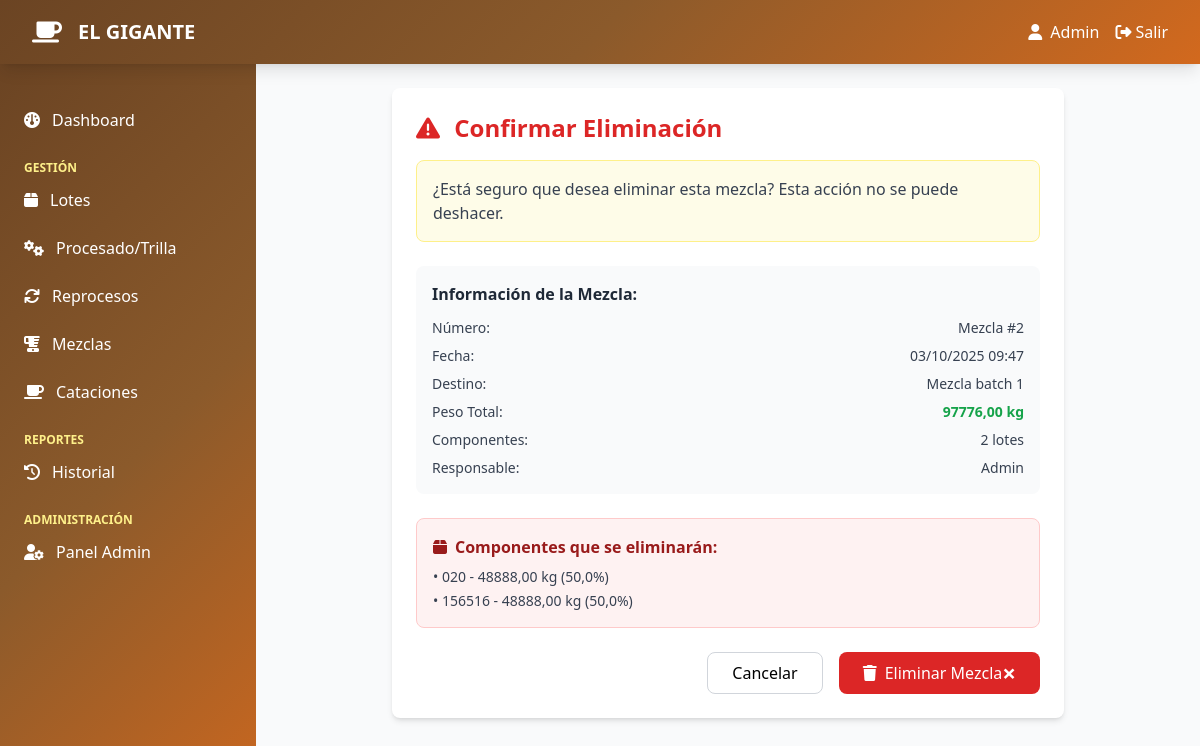
/mezclas/2/eliminar/ (signed in), run on the app's committed database.
### beneficio/models.py (models this page shows, shortened)
class Mezcla(models.Model):
    numero = models.PositiveIntegerField(unique=True)
    fecha = models.DateTimeField(default=timezone.now)
    peso_total_kg = models.DecimalField(max_digits=10, decimal_places=2, default=0)
    descripcion = models.TextField()
    destino = models.CharField(max_length=200)
    responsable = models.ForeignKey(User, on_delete=models.SET_NULL, null=True, related_name='mezclas_responsables')
    created_at = models.DateTimeField(auto_now_add=True)
    class Meta:
        ordering = ['-fecha']

class DetalleMezcla(models.Model):
    mezcla = models.ForeignKey(Mezcla, on_delete=models.CASCADE, related_name='detalles')
    lote = models.ForeignKey(Lote, on_delete=models.CASCADE, related_name='detalles_mezcla')
    peso_kg = models.DecimalField(max_digits=10, decimal_places=2)
    porcentaje = models.DecimalField(max_digits=5, decimal_places=2)
    class Meta:
        unique_together = ['mezcla', 'lote']

class Lote(models.Model):
    ESTADO_CHOICES = [
        ('disponible', 'Disponible'),
        ('en_proceso', 'En Proceso'),
        ('procesado', 'Procesado'),
        ('agotado', 'Agotado'),
    ]
    """Modelo principal para los lotes de café"""
    codigo = models.CharField(max_length=50, unique=True)
    tipo_cafe = models.CharField(max_length=100)
    bodega = models.ForeignKey(Bodega, on_delete=models.CASCADE, related_name='lotes')
    peso_kg = models.DecimalField(max_digits=10, decimal_places=2)
    humedad = models.DecimalField(max_digits=5, decimal_places=2)
    fecha_ingreso = models.DateTimeField()
    proveedor = models.CharField(max_length=200)
    precio_quintal = models.DecimalField(max_digits=10, decimal_places=2)
    observaciones = models.TextField(blank=True, null=True)
    activo = models.BooleanField(default=True)
    created_by = models.ForeignKey(User, on_delete=models.SET_NULL, null=True)
    created_at = models.DateTimeField(auto_now_add=True)
    class Meta:
        ordering = ['-fecha_ingreso']

### beneficio/views.py (the view)
# urls.py: path('mezclas/<int:pk>/eliminar/', views.eliminar_mezcla, name='eliminar_mezcla'),
@login_required
def eliminar_mezcla(request, pk):
    mezcla = get_object_or_404(Mezcla, pk=pk)
    if request.method == 'POST':
        numero = mezcla.numero
        mezcla.delete()
        messages.success(request, f'Mezcla #{numero} eliminada exitosamente')
        return redirect('lista_mezclas')
    context = {
        'mezcla': mezcla,
    }
    return render(request, 'beneficio/mezclas/eliminar.html', context)

### beneficio/templates/beneficio/mezclas/eliminar.html (shortened to what this page needs)
{% extends 'base.html' %}
{% block content %}
<div class="max-w-2xl mx-auto space-y-6">
    <div class="bg-white rounded-lg shadow-md p-6">
        <h2 class="text-2xl font-bold text-red-600 mb-4">
            <i class="fas fa-exclamation-triangle mr-2"></i>
            Confirmar Eliminación
        </h2>
        <div class="bg-yellow-50 border border-yellow-200 rounded-lg p-4 mb-6">
            <p class="text-gray-700">
                ¿Está seguro que desea eliminar esta mezcla? Esta acción no se puede deshacer.
            </p>
        </div>
        <div class="bg-gray-50 p-4 rounded-lg mb-6">
            <h3 class="font-bold text-gray-800 mb-3">Información de la Mezcla:</h3>
            <div class="space-y-2 text-sm text-gray-700">
                <div class="flex justify-between">
                    <span class="font-medium">Número:</span>
                    <span>Mezcla #{{ mezcla.numero }}</span>
                </div>
                <div class="flex justify-between">
                    <span class="font-medium">Fecha:</span>
                    <span>{{ mezcla.fecha|date:"d/m/Y H:i" }}</span>
                </div>
                <div class="flex justify-between">
                    <span class="font-medium">Destino:</span>
                    <span>{{ mezcla.destino }}</span>
                </div>
                <div class="flex justify-between">
                    <span class="font-medium">Peso Total:</span>
                    <span class="font-semibold text-green-600">{{ mezcla.peso_total_kg|floatformat:2 }} kg</span>
                </div>
                <div class="flex justify-between">
                    <span class="font-medium">Componentes:</span>
                    <span>{{ mezcla.detalles.count }} lotes</span>
                </div>
                <div class="flex justify-between">
                    <span class="font-medium">Responsable:</span>
                    <span>{{ mezcla.responsable.username }}</span>
                </div>
            </div>
        </div>
        <div class="bg-red-50 border border-red-200 rounded-lg p-4 mb-6">
            <h4 class="font-bold text-red-800 mb-2">
                <i class="fas fa-box mr-2"></i>Componentes que se eliminarán:
            </h4>
            <ul class="text-sm text-gray-700 space-y-1">
                {% for detalle in mezcla.detalles.all %}
                <li>• {{ detalle.lote.codigo }} - {{ detalle.peso_kg|floatformat:2 }} kg ({{ detalle.porcentaje|floatformat:1 }}%)</li>
                {% endfor %}
            </ul>
        </div>
        <form method="post" class="flex justify-end space-x-4">
            <a href="{% url 'lista_mezclas' %}"
               class="px-6 py-2 border border-gray-300 rounded-lg hover:bg-gray-50 transition">
                Cancelar
            </a>
            <button type="submit"
                    class="px-6 py-2 bg-red-600 text-white rounded-lg hover:bg-red-700 transition">
                <i class="fas fa-trash mr-2"></i>Eliminar Mezcla
            </button>
        </form>
    </div>
</div>
{% endblock %}

### beneficio/templates/base.html (shortened to what this page needs)
<!DOCTYPE html>
<html lang="es">
<head>
    <script src="https://cdn.tailwindcss.com"></script>
    <link rel="stylesheet" href="https://cdnjs.cloudflare.com/ajax/libs/font-awesome/6.4.0/css/all.min.css">
</head>
<body class="bg-gray-50">
    {% if user.is_authenticated %}
    <nav class="coffee-gradient shadow-lg fixed top-0 w-full z-50">
        <div class="max-w-7xl mx-auto px-4 sm:px-6 lg:px-8">
            <div class="flex items-center justify-between h-16">
                <div class="flex items-center">
                    <div class="flex-shrink-0">
                        <i class="fas fa-coffee text-white text-2xl"></i>
                    </div>
                    <div class="ml-4">
                        <h1 class="text-white text-xl font-bold">EL GIGANTE</h1>
                    </div>
                </div>
                <div class="flex items-center space-x-4">
                    <span class="text-white">
                        <i class="fas fa-user mr-2"></i>{{ user.username }}
                    </span>
                    <a href="{% url 'logout' %}" class="text-white hover:text-yellow-200 transition">
                        <i class="fas fa-sign-out-alt mr-1"></i>Salir
                    </a>
                </div>
            </div>
        </div>
    </nav>
    <div class="flex min-h-screen pt-16">
        <div class="w-64 coffee-gradient text-white fixed h-full top-16 overflow-y-auto">
            <nav class="mt-8 pb-8">
                <a href="{% url 'dashboard' %}" class="block px-6 py-3 sidebar-hover">
                    <i class="fas fa-dashboard mr-3"></i>Dashboard
                </a>
                <div class="mt-4 px-6">
                    <p class="text-xs uppercase text-yellow-200 font-semibold">Gestión</p>
                </div>
                <a href="{% url 'lista_lotes' %}" class="block px-6 py-3 sidebar-hover">
                    <i class="fas fa-box mr-3"></i>Lotes
                </a>
                <a href="{% url 'lista_procesados' %}" class="block px-6 py-3 sidebar-hover">
                    <i class="fas fa-cogs mr-3"></i>Procesado/Trilla
                </a>
                <a href="{% url 'lista_reprocesos' %}" class="block px-6 py-3 sidebar-hover">
                    <i class="fas fa-sync mr-3"></i>Reprocesos
                </a>
                <a href="{% url 'lista_mezclas' %}" class="block px-6 py-3 sidebar-hover">
                    <i class="fas fa-blender mr-3"></i>Mezclas
                </a>
                <a href="{% url 'lista_cataciones' %}" class="block px-6 py-3 sidebar-hover">
                    <i class="fas fa-coffee mr-3"></i>Cataciones
                </a>
                <div class="mt-4 px-6">
                    <p class="text-xs uppercase text-yellow-200 font-semibold">Reportes</p>
                </div>
                <a href="{% url 'historial' %}" class="block px-6 py-3 sidebar-hover">
                    <i class="fas fa-history mr-3"></i>Historial
                </a>
                {% if user.is_superuser %}
                <div class="mt-4 px-6">
                    <p class="text-xs uppercase text-yellow-200 font-semibold">Administración</p>
                </div>
                <a href="/admin/" class="block px-6 py-3 sidebar-hover">
                    <i class="fas fa-user-cog mr-3"></i>Panel Admin
                </a>
                {% endif %}
            </nav>
        </div>
        <div class="flex-1 ml-64">
            <main class="p-6">
                {% block content %}{% endblock %}
            </main>
        </div>
    </div>
    {% endif %}
</body>
</html>

### beneficio/templates/base.html (style rules this page uses)
.coffee-gradient { background: linear-gradient(135deg, #6B4423 0%, #8B5A2B 50%, #D2691E 100%); }

### data on the page
Mezcla: numero "2", fecha "03/10/2025 09:47", destino "Mezcla batch 1", peso_total_kg "97776,00", detalles.count "2", responsable.username "Admin"
DetalleMezcla: lote.codigo "020", peso_kg "48888,00", porcentaje "50,0"
DetalleMezcla: lote.codigo "156516", peso_kg "48888,00", porcentaje "50,0"

### other printed values
{{ user.username }} "Admin"
